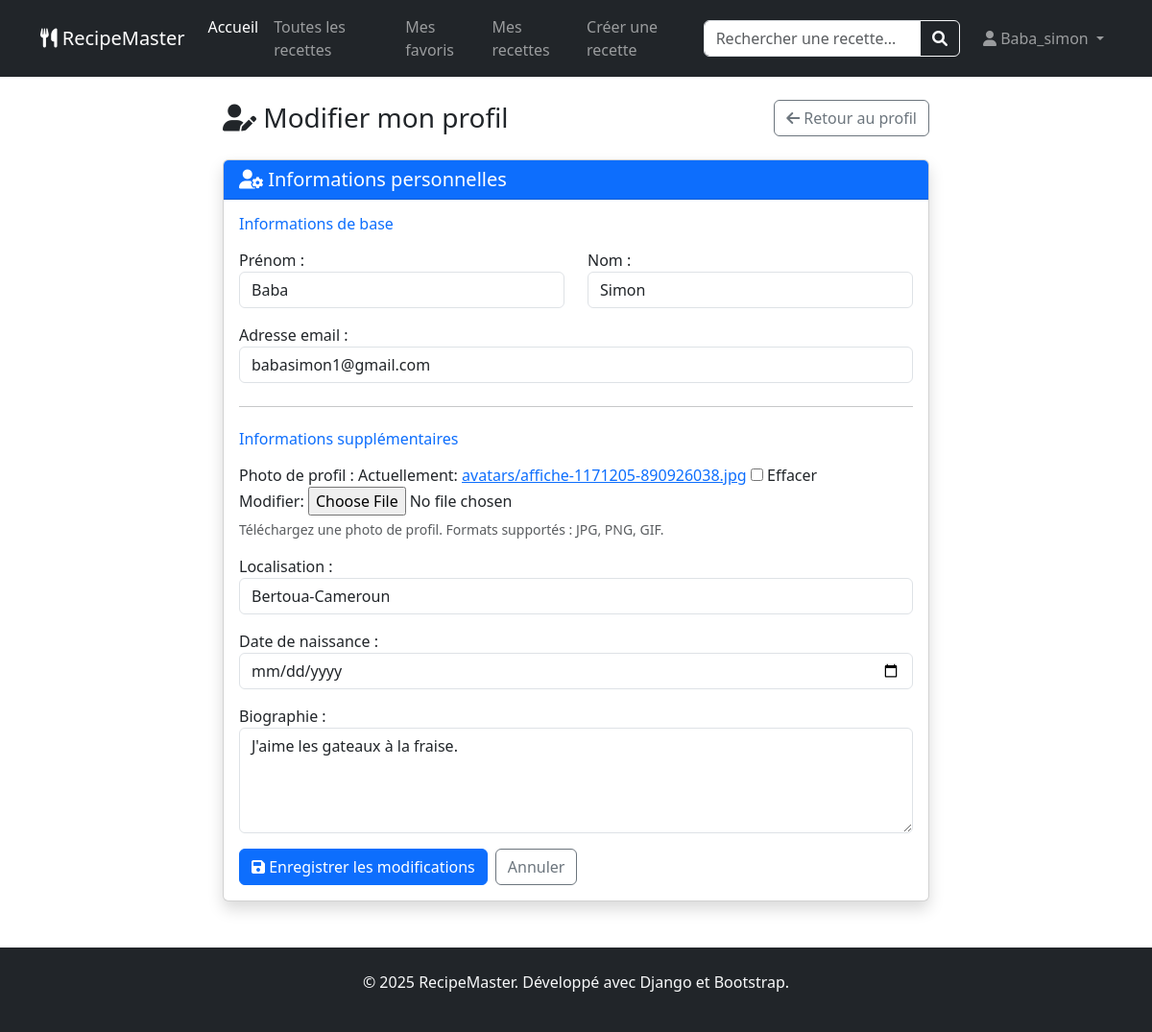
The app's page /profil/editer/ (signed in) with its own data.
### profiles/models.py (models this page shows, shortened)
class UserProfile(models.Model):
    user = models.OneToOneField(
        User,
        on_delete= models.CASCADE,
        related_name='user_profile',
        verbose_name='Utilisateur'
    )
    bio = models.TextField(
        max_length=500,
        verbose_name='Biographie',
        blank=True
        )
    birth_date = models.DateField(
        null=True,
        blank=True,
        verbose_name="Date de naissance"
        )
    localisation = models.CharField(
        max_length=100,
        verbose_name='Localisation',
        blank=True
        )
    avatar = models.ImageField(
        upload_to = 'avatars/', # Dossier de stockage
        verbose_name="Photo de profile",
        null=True,
        blank=True
        )
    date_creation = models.DateTimeField(auto_now_add=True)
    date_modification = models.DateTimeField(auto_now=True)
    class Meta:
        verbose_name = 'Profil utilisateur'
        verbose_name_plural = 'Profils utilisateurs'
        ordering = ['user__username']  # Trie par username

### profiles/views.py (the view)
# urls.py: path('profil/editer/', edit_profile, name='edit_profile'),
@login_required
def edit_profile(request):
    try:
        user_profile = UserProfile.objects.get(user=request.user)
    except UserProfile.DoesNotExist:
        user_profile = UserProfile.objects.create(user=request.user)
    if request.method == 'POST':
        user_form = UserForm(request.POST, instance=request.user)
        profile_form = UserProfileForm(
            request.POST,
            request.FILES,  # Important pour l'upload d'image
            instance=user_profile
        )
        if user_form.is_valid() and profile_form.is_valid():
            user_form.save()
            profile_form.save()
            messages.success(request, 'Votre profil a été mis à jour avec succès !')
            return redirect('profile')
        else:
            messages.error(request, 'Veuillez corriger les erreurs ci-dessous.')
    else:
        user_form = UserForm(instance=request.user)
        profile_form = UserProfileForm(instance=user_profile)
    context = {
        'user_form': user_form,
        'profile_form': profile_form,
    }
    return render(request, 'profiles/edit_profile.html', context)

### profiles/forms.py
class UserForm(forms.ModelForm):
    class Meta:
        model = User
        fields = ['first_name', 'last_name', 'email']
        widgets = {
            'first_name': forms.TextInput(attrs={'class': 'form-control'}),
            'last_name': forms.TextInput(attrs={'class': 'form-control'}),
            'email': forms.EmailInput(attrs={'class': 'form-control'}),
        }
        labels = {
            'first_name': 'Prénom',
            'last_name': 'Nom',
            'email': 'Adresse email',
        }

class UserProfileForm(forms.ModelForm):
    class Meta:
        model = UserProfile
        fields = ['bio', 'localisation', 'birth_date', 'avatar']
        widgets = {
            'bio': forms.Textarea(attrs={
                'class': 'form-control',
                'rows': 4,
                'placeholder': 'Parlez-nous de vous...'
            }),
            'localisation': forms.TextInput(attrs={
                'class': 'form-control',
                'placeholder': 'Ville, Pays...'
            }),
            'birth_date': forms.DateInput(attrs={
                'class': 'form-control',
                'type': 'date'
            }),
        }
        labels = {
            'bio': 'Biographie',
            'localisation': 'Localisation',
            'birth_date': 'Date de naissance',
            'avatar': 'Photo de profil',
        }

### profiles/templates/profiles/edit_profile.html (shortened to what this page needs)
{% extends 'recipes/base.html' %}
{% block content %}
<div class="container mt-4">
    <div class="row justify-content-center">
        <div class="col-lg-8">
            <div class="d-flex justify-content-between align-items-center mb-4">
                <h1 class="h3 mb-0">
                    <i class="fas fa-user-edit"></i> Modifier mon profil
                </h1>
                <a href="{% url 'profile' %}" class="btn btn-outline-secondary">
                    <i class="fas fa-arrow-left"></i> Retour au profil
                </a>
            </div>
            <div class="card shadow">
                <div class="card-header bg-primary text-white">
                    <h5 class="mb-0"><i class="fas fa-user-cog"></i> Informations personnelles</h5>
                </div>
                <div class="card-body">
                    <form method="post" enctype="multipart/form-data">
                        <h6 class="text-primary mb-3">Informations de base</h6>
                        <div class="row">
                            <div class="col-md-6">
                                <div class="mb-3">
                                    {{ user_form.first_name.label_tag }}
                                    {{ user_form.first_name }}
                                </div>
                            </div>
                            <div class="col-md-6">
                                <div class="mb-3">
                                    {{ user_form.last_name.label_tag }}
                                    {{ user_form.last_name }}
                                </div>
                            </div>
                        </div>
                        <div class="mb-3">
                            {{ user_form.email.label_tag }}
                            {{ user_form.email }}
                        </div>
                        <hr class="my-4">
                        <h6 class="text-primary mb-3">Informations supplémentaires</h6>
                        <div class="mb-3">
                            {{ profile_form.avatar.label_tag }}
                            {{ profile_form.avatar }}
                            <div class="form-text">
                                Téléchargez une photo de profil. Formats supportés : JPG, PNG, GIF.
                            </div>
                        </div>
                        <div class="mb-3">
                            {{ profile_form.localisation.label_tag }}
                            {{ profile_form.localisation }}
                        </div>
                        <div class="mb-3">
                            {{ profile_form.birth_date.label_tag }}
                            {{ profile_form.birth_date }}
                        </div>
                        <div class="mb-3">
                            {{ profile_form.bio.label_tag }}
                            {{ profile_form.bio }}
                        </div>
                        <div class="d-flex gap-2">
                            <button type="submit" class="btn btn-primary">
                                <i class="fas fa-save"></i> Enregistrer les modifications
                            </button>
                            <a href="{% url 'profile' %}" class="btn btn-outline-secondary">
                                Annuler
                            </a>
                        </div>
                    </form>
                </div>
            </div>
        </div>
    </div>
</div>
{% endblock %}

### recipes/templates/recipes/base.html (shortened to what this page needs)
<!DOCTYPE html>
<html lang="fr">
<head>
    <link href="https://cdn.jsdelivr.net/npm/bootstrap@5.3.0/dist/css/bootstrap.min.css" rel="stylesheet">
    <link rel="stylesheet" href="https://cdnjs.cloudflare.com/ajax/libs/font-awesome/6.0.0/css/all.min.css">
</head>
<body>
    <nav class="navbar navbar-expand-lg navbar-dark bg-dark">
    <div class="container">
        <a class="navbar-brand" href="{% url 'home' %}">
            <i class="fas fa-utensils"></i> RecipeMaster
        </a>
        <div class="collapse navbar-collapse" id="navbarContent">
            <ul class="navbar-nav me-auto">
                <li class="nav-item">
                    <a class="nav-link active" href="{% url 'home' %}"> Accueil</a>
                </li>
                <li class="nav-item">
                    <a class="nav-link" href="{% url 'recipe_list' %}"> Toutes les recettes </a>
                </li>
                <li>
                    <a class="nav-link" href="{% url 'favorite_list' %}"> Mes favoris </a>
                </li>
                <li>
                    <a class="nav-link" href="{% url 'my_recipes' %}"> Mes recettes </a>
                </li>
                <li>
                    <a class="nav-link" href="{% url 'create_recipe' %}"> Créer une recette </a>
                </li>
            </ul>
            <form class="d-flex me-3 my-2 my-lg-0" action="{% url 'recipe_search' %}" method="GET">
                <div class="input-group">
                    <input type="text"
                           name="q"
                           class="form-control"
                           placeholder="Rechercher une recette..."
                           aria-label="Rechercher"
                           value="{{ request.GET.q }}">
                    <button class="btn btn-outline-light" type="submit">
                        <i class="fas fa-search"></i>
                    </button>
                </div>
            </form>
            <div class="navbar-nav">
                {% if user.is_authenticated %}
                <div class="nav-item dropdown">
                    <a class="nav-link dropdown-toggle" href="#" role="button" data-bs-toggle="dropdown">
                        <i class="fas fa-user"></i> {{ user.username }}
                    </a>
                </div>
                {% else %}
                <a class="nav-link" href="{% url 'login' %}"><i class="fas fa-user"></i> Connexion</a>
                <a class="nav-link" href="{% url 'register' %}"><i class="fas fa-user-plus"></i> Inscription</a>
                {% endif %}
            </div>
        </div>
    </div>
    </nav>
    <main>
        {% block content %}
        {% endblock %}
    </main>
    <footer class="bg-dark text-light py-4 mt-5">
        <div class="container text-center">
            <p>&copy; 2025 RecipeMaster. Développé avec Django et Bootstrap.</p>
        </div>
    </footer>
</body>
</html>

### records on screen
UserProfile: localisation "Bertoua-Cameroun", bio "J'aime les gateaux à la fraise."

### other values on screen
{{ user.username }} "Baba_simon"
{{ user_form.first_name.label_tag }} "Prénom :"
{{ user_form.last_name.label_tag }} "Nom :"
{{ user_form.email.label_tag }} "Adresse email :"
{{ profile_form.avatar.label_tag }} "Photo de profil :"
{{ profile_form.localisation.label_tag }} "Localisation :"
{{ profile_form.birth_date.label_tag }} "Date de naissance :"
{{ profile_form.bio.label_tag }} "Biographie :"
